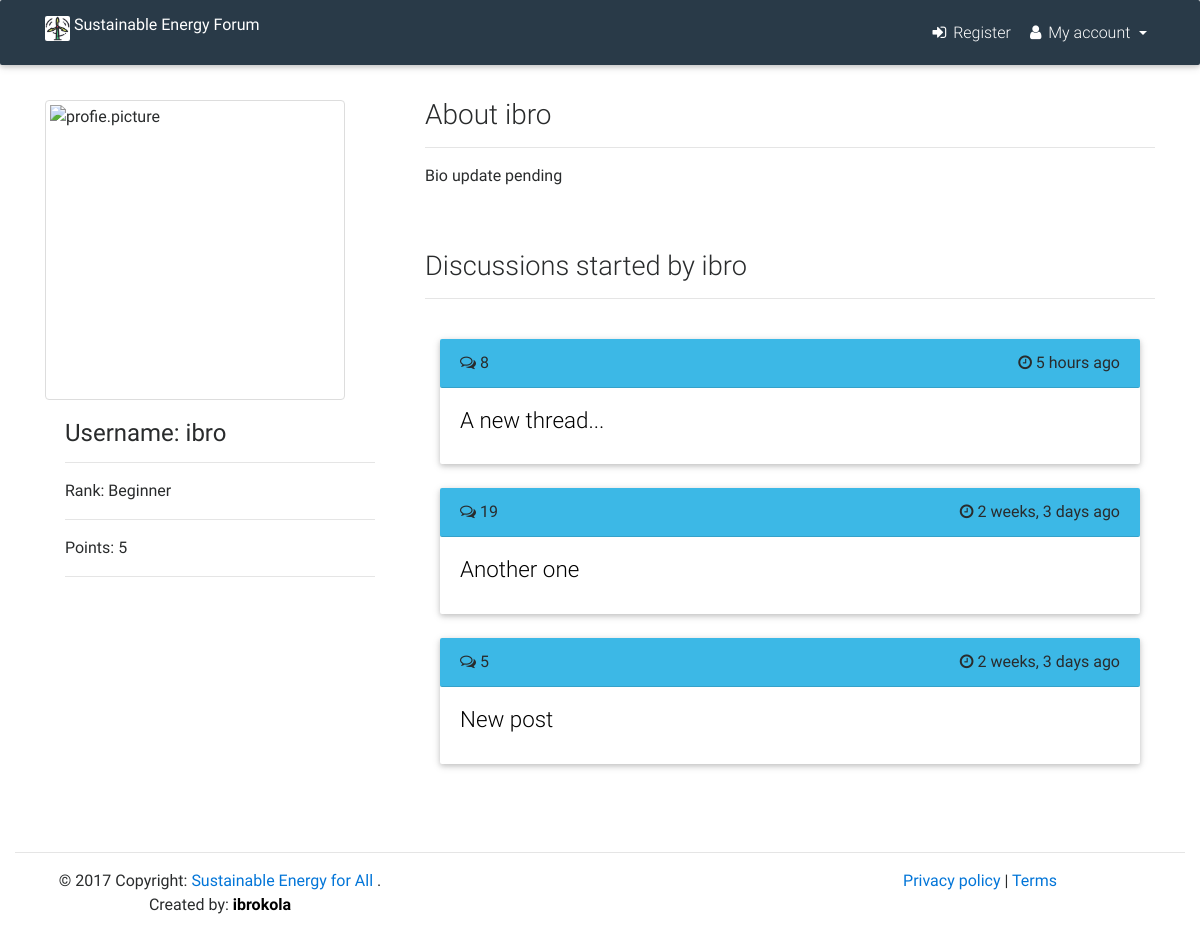
The app's page /u/profile/ibro/ with its own data.
### profiles/models.py (models this page shows, shortened)
class Profile(models.Model):
    user = models.OneToOneField(User)
    image = models.ImageField(upload_to='images/', null=True, blank=True)
    rank = models.CharField(max_length=50, default="Beginner")
    bio = models.TextField(null=True, blank=True)
    website_link = models.CharField(max_length=320,
                                    null=True,
                                    blank=True,
                                    verbose_name='Personal website url')
    facebook_link = models.CharField(max_length=320,
                                    null=True,
                                    blank=True,
                                    verbose_name='Facebook profile url')
    twitter_handle = models.CharField(max_length=320,
                                    null=True,
                                    blank=True,
                                    verbose_name='Twitter handle')

### users/models.py (models this page shows, shortened)
class User(AbstractBaseUser):
    username = models.CharField(
        max_length=255,
        unique=True,
    )
    email = models.EmailField(
        verbose_name='email address',
        max_length=255,
        unique=True,
    )
    first_name = models.CharField(
                max_length=120,
                null=True,
                blank=True
                )
    last_name = models.CharField(
                max_length=120,
                null=True,
                blank=True
                )
    score = models.IntegerField(default=0)
    is_active = models.BooleanField(default=True)
    is_admin = models.BooleanField(default=False)
    objects = UserManager()
    USERNAME_FIELD = 'username'
    REQUIRED_FIELDS = ['email']
    def __str__(self):              # __unicode__ on Python 2
        return self.username
    class Meta:
        db_table = "users"

### forum/models.py (models this page shows, shortened)
class Votable(models.Model):
    class Meta:
        abstract = True
    votes = GenericRelation(Vote)
    author = models.ForeignKey(User, on_delete=models.PROTECT)
    upvotes = models.IntegerField(default=0)
    downvotes = models.IntegerField(default=0)
    flags = models.IntegerField(default=0)

class Post(Votable):
    class Meta:
        db_table = "posts"
        index_together = [
            ["submission_time",],
        ]
    objects = PostsManager()
    title = models.CharField(max_length=500)
    slug = models.SlugField(max_length=500,null=True, blank=True)
    text = models.TextField(max_length=8192, blank=True)
    submission_time = models.DateTimeField(auto_now_add=True)
    num_comments = models.IntegerField(default=0)
    def get_absolute_url(self):
        return reverse('forum:discussion', kwargs={"post_id": self.pk})
    def __str__(self):
        return self.title

### profiles/views.py (the view)
# urls.py: url(r'^profile/(?P<username>[\w.@+-]+)/$', ProfileView.as_view(), name='profile_view'),
class ProfileView(View):
    def get(self, request, username, *args, **kwargs):
        user = get_object_or_404(User, username=username)
        post_list = Post.objects.filter(author__username__iexact=user.username).order_by('-submission_time')
        paginator = Paginator(post_list, 10)
        page = request.GET.get('page')
        try:
            post = paginator.page(page)
        except PageNotAnInteger:
             post = paginator.page(1)
        except EmptyPage:
             post = paginator.page(paginator.num_pages)
        profile = Profile.objects.get(user=user)
        template = 'profiles/profile_view.html'
        context = {
            'profile': profile,
            'post': post
            }
        return render(request, template, context)

### templates/profiles/profile_view.html (shortened to what this page needs)
{% extends 'base.html' %}
{% load static %}
{% load humanize %}
{% block pagecss %}
<link href="{% static 'css/mdb.css' %}" rel="stylesheet">
{% endblock %}
{% block content %}
<div class="container-fluid" style="padding-top: 100px;"></div>
<div class="container">
	<div class="row">
		<div class="col-sm-6 col-md-4">
			<section class="wow fadeIn">
			         <div class="">
			        {% if profile.image %}
			            <img src="{{ profile.image.url }}" class="img-fluid img-thumbnail" width="350" height="300" alt="profie.picture">
			        {% else %}
			        	<img src="http://www.sbsc.in/images/dummy-profile-pic.png" class="img-fluid img-thumbnail" width="300" height="300" alt="profie.picture">
			        {% endif %}
			        </div>
			        <div class="card-block">
			            <h4 class="card-title"><strong>Username: {{ profile.user.username }}</strong></h4>
						<hr>
						<p>Rank: {{ profile.rank }}</p>
						<hr>
						<p>Points: {{ profile.user.score }}</p>
						<hr>
						<br>
			</section>
			<br>
		</div>
		<div class="col-sm-6 col-md-8">
            <h3>About {{ profile.user }}</h3>
            <hr>
            {% if profile.bio %}
                <p>{{ profile.bio }}</p>
            {% else %}
                <p>Bio update pending</p>
            {% endif %}
			<br>
			<br>
			<h3 class="h3-responsive">Discussions started by {{ profile.user.username }}</h3>
			<hr>
			<br>
			<div class="col-sm-12">
			{% if post %}
				{% for item in post %}
				<div class="card">
					<div class="card-header">
						<i class="fa fa-comments-o"></i> {{  item.num_comments }}  <span class="float-right"><i class="fa fa-clock-o"></i> {{  item.submission_time | naturaltime }}</span>
					</div>
					<div class="card-block">
						<a href="{{ item.get_absolute_url }}">
							<h4 class="card-title h4-responsive" style="color: black;">{{ item }}</h4>
						</a>
					</div>
				</div>
				<br>
				{% endfor %}
			{% else %}
				<p>No post yet</p>
			{% endif %}
			<br>
			<br>
			</div>
		</div>
		<br>
		<br>
	</div>
</div>
{% endblock %}

### records on screen
Profile: user.username "ibro", rank "Beginner", user.score "5", user "ibro"
Post: num_comments "8", submission_time "5 hours ago", title "A new thread..."
Post: num_comments "19", submission_time "2 weeks, 3 days ago", title "Another one"
Post: num_comments "5", submission_time "2 weeks, 3 days ago", title "New post"
